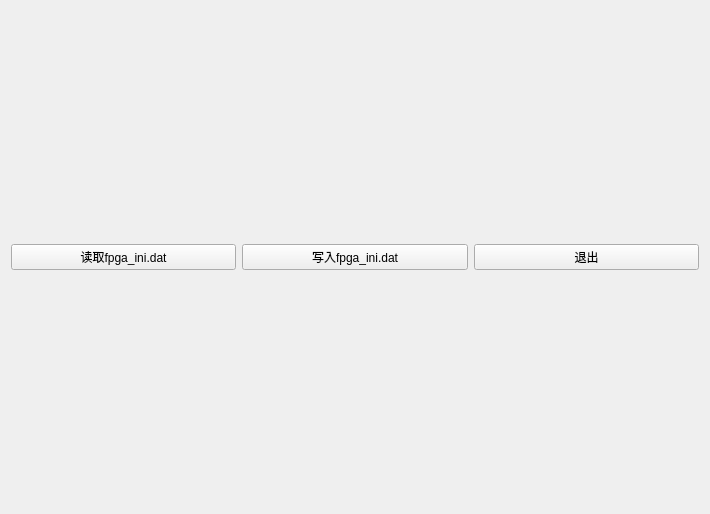
<?xml version="1.0" encoding="UTF-8"?>
<ui version="4.0">
 <class>fpga_subs</class>
 <widget class="QWidget" name="fpga_subs">
  <property name="geometry">
   <rect>
    <x>0</x>
    <y>0</y>
    <width>710</width>
    <height>514</height>
   </rect>
  </property>
  <property name="windowTitle">
   <string>Form</string>
  </property>
  <layout class="QVBoxLayout" name="verticalLayout" stretch="5,1">
   <item>
    <layout class="QVBoxLayout" name="ui_table_layout"/>
   </item>
   <item>
    <layout class="QHBoxLayout" name="horizontalLayout">
     <item>
      <widget class="QPushButton" name="ui_rd_param">
       <property name="text">
        <string>读取fpga_ini.dat</string>
       </property>
      </widget>
     </item>
     <item>
      <widget class="QPushButton" name="ui_wr_param">
       <property name="text">
        <string>写入fpga_ini.dat</string>
       </property>
      </widget>
     </item>
     <item>
      <widget class="QPushButton" name="ui_close">
       <property name="text">
        <string>退出</string>
       </property>
      </widget>
     </item>
    </layout>
   </item>
  </layout>
 </widget>
 <resources/>
 <connections/>
</ui>
